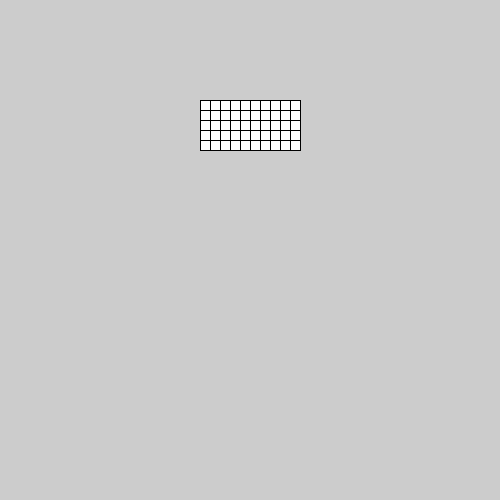
Frame 1 (no input)
Frame 60 (the mouse pressed at the canvas centre just before this capture): identical to frame 1, image omitted
Frame 120 (the mouse held since frame 60 and released just before this capture): identical to frame 1, image omitted

The Processing sketch that drew this single still picture (run headless with seeded random() and noise(); from frame 60 on, the mouse is pressed at the canvas centre):

// Processing sketch: Nested_For_Loops_Review
// ── Nested_For_Loops_Review.pde
void setup() {
  for(int r = 0; r < 3; r++) {
    println("RED FISH");
    
    for(int b = 0; b < 5; b++) {
      print("Blue fish***");
    }
    println();
  }
  
  size(500,500);
}


void draw() {
  int y = 100;
  
  for(int row=0; row < 5; row++){
    int x = 200;
    for(int col=0; col < 10; col++) {
      square(x, y, 10);
      x += 10;
    }
    y += 10;
    
  }
}
